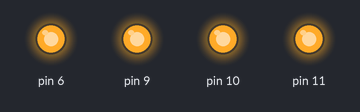
The sketch below on a simulated Arduino Uno, built with avr-gcc and run on an emulated ATmega328P. On the bench: output pins drawn as LEDs (lit = HIGH).

Above: at 5.1 s.
At 7.1 s:
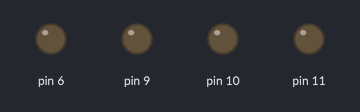
Timing chart, 0 to 8.6 s (numbered marks = the images above):
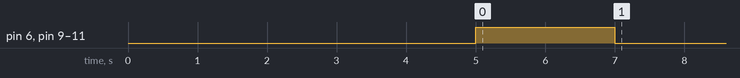

The sketch:

drone_brain.ino
```cpp
void setup() {
  // put your setup code here, to run once:
  pinMode(6, OUTPUT);
  pinMode(9, OUTPUT);
  pinMode(10, OUTPUT);
  pinMode(11, OUTPUT);
  delay(5000);
  digitalWrite(6, 255);
  digitalWrite(9, 255);
  digitalWrite(10, 255);
  digitalWrite(11, 255);
  delay(2000);
  digitalWrite(6, 0);
  digitalWrite(9, 0);
  digitalWrite(10, 0);
  digitalWrite(11, 0);
}

void loop() {
  // put your main code here, to run repeatedly:

}
```
